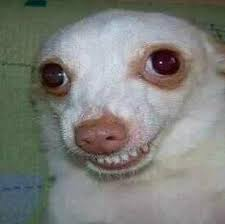
#> input picture index.jpeg, 225 x 224 px
$ python image_process.py
#> lines starting #> are read from the running program, lines starting #| are printed output that depends on the picture
#> further down, img is the input picture: PIL image 225x224 RGB; mean R, G, B 126.1, 127.4, 122.6
from PIL import Image
import numpy as np


def rgb2gray(rgb) :
	r,g,b = rgb[:,:,0],rgb[:,:,1],rgb[:,:,2]
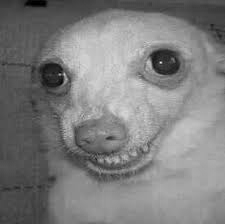
#> r: shape (224, 225); min 0, max 236, mean 126.1
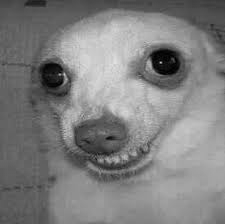
#> g: shape (224, 225); min 0, max 226, mean 127.4
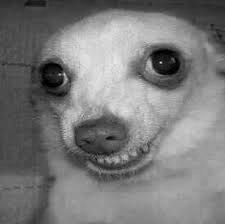
#> b: shape (224, 225); min 0, max 233, mean 122.6
	gray = 0.2989*r + 0.5870*g + 0.1140*b
	return gray

img = Image.open('index.jpeg') #sample image
img = np.asarray(img)
img = rgb2gray(img)#convert to grayscale

print(img.shape)
#| (224, 225)

file=open('index.txt',"w")
max = float('-inf')
file.write(str(img.shape)+'\n')
for i in range(img.shape[0]) :
	#print(len(str(img[i,:].tolist())[1:-1]))
	if len(str(img[i,:].tolist())[1:-1]) > max :
		max = len(str(img[i,:].tolist())[1:-1])

	file.write(str(img[i,:].tolist())[1:-1]+'\n')
#> this loop made 224 passes
#> max on passes 1, 12, 36, 50: 2858, 3042, 3052, 3058
#> after the loop, max = 3058

print(max)
#| 3058
